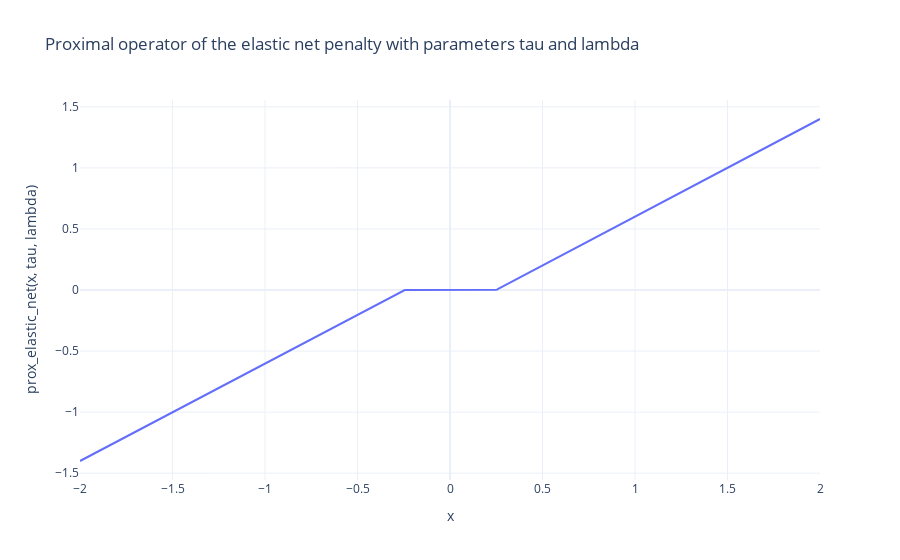

The notebook cell saved with this chart:
### Markdown cell above
Plot the proximal operator of the elastic net in $[-2,2]$ for $\tau=0.5$ using the function defined above.

### Code cell
fig = go.Figure()
fig.add_trace(
  go.Scatter(
    x=x_range,
    y=[prox_elastic_net(x, tau, 0.5) for x in x_range],
    mode="lines",
    name="proximal operator of the elastic net penalty with parameters tau and lambda",
  )
)
fig.update_layout(
  title="Proximal operator of the elastic net penalty with parameters tau and lambda",
  xaxis_title="x",
  yaxis_title="prox_elastic_net(x, tau, lambda)",
  legend_title="Legend Title",
)

### Figure 1 — Plotly figure (JSON) as saved in the notebook; plotly's stock layout.template omitted (floating-point values rounded to 4 significant figures; data arrays with more than 128 entries replaced by an {"elided": "..."} marker saying what was removed)
{"data": [{"mode": "lines", "name": "proximal operator of the elastic net penalty with parameters tau and lambda", "type": "scatter", "x": {"elided": "500 float values"}, "y": {"elided": "500 float values"}}], "layout": {"legend": {"title": {"text": "Legend Title"}}, "title": {"text": "Proximal operator of the elastic net penalty with parameters tau and lambda"}, "xaxis": {"title": {"text": "x"}}, "yaxis": {"title": {"text": "prox_elastic_net(x, tau, lambda)"}}}}
